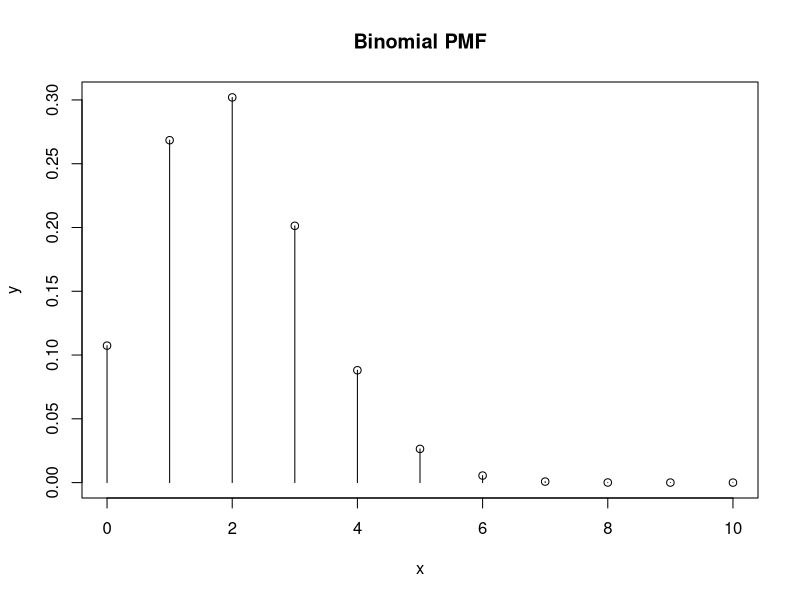
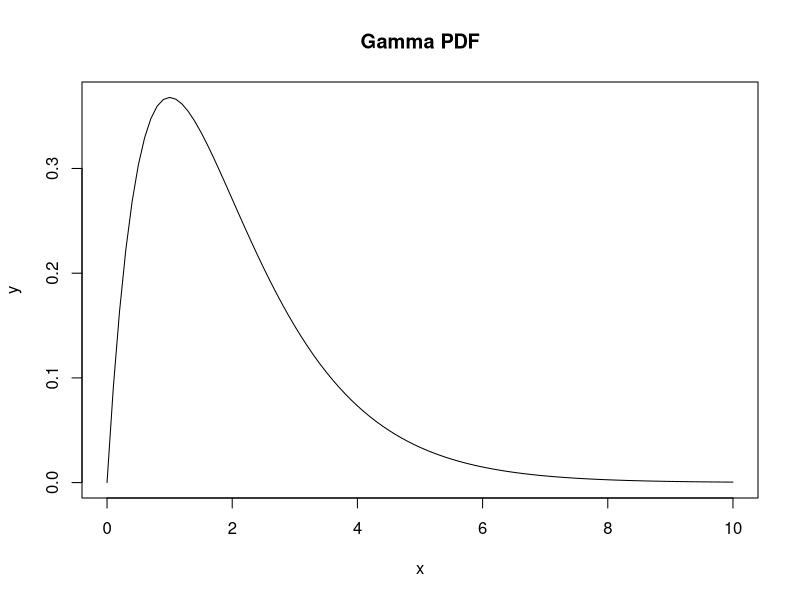

Source code (R) for these figures, in order:
## ---- chunk 1
#a)
#Binomial distribution is a discrete probability distribution that models the number of successes in a fixed number of independent trials.
#Binomial distribution has two parameters: n, the number of trials, and p, the probability of success on each trial. The probability mass function (PMF) of binomial distribution is given by:
#f(x)= (nCx) x (p^x) x ((1-p)^n-x)
#where x is the number of successes and (n  x) is the binomial coefficient.

#Gamma distribution is a continuous probability distribution that models the time until a certain number of events occur in a Poisson process.
#Gamma distribution has two parameters: k (or α), the shape parameter, and θ (or β), the scale (or rate) parameter. The probability density function (PDF) of gamma distribution is given by:
#f(x)=1/(Γ(k)θ^k)(x^(k−1)e^(−x/θ))
#where x is the time variable and Γ(k) is the gamma function.
## ---- chunk 2
#b)
#To generate 10 random values from a binomial distribution with n = 20 and p = 0.5, you can use the rbinom function:

set.seed(123)
rbinom(10, size = 20, prob = 0.5)
## ---- chunk 3
#To plot the probability mass function of a binomial distribution with n = 10 and p = 0.2, you can use the dbinom function:

x <- 0:10
y <- dbinom(x, size = 10, prob = 0.2)
plot(x, y, type = "h", main = "Binomial PMF")
points(x, y)
## ---- chunk 4
#To generate 10 random values from a gamma distribution with shape = 2 and rate = 1, you can use the rgamma function:

set.seed(123)
rgamma(10, shape = 2, rate = 1)
## ---- chunk 5
#To plot the probability density function of a gamma distribution with shape = 2 and rate = 1, you can use the dgamma function:
  
x <- seq(0, 10, by = 0.1)
y <- dgamma(x, shape = 2, rate = 1)
plot(x, y, type = "l", main = "Gamma PDF")
